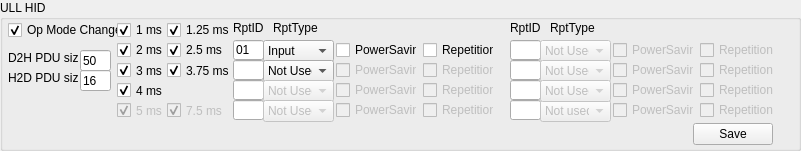
           <widget class="QGroupBox" name="ull_hid_groupBox">
            <property name="geometry">
             <rect>
              <x>300</x>
              <y>170</y>
              <width>801</width>
              <height>151</height>
             </rect>
            </property>
            <property name="title">
             <string>ULL HID</string>
            </property>
            <widget class="QCheckBox" name="ull_op_mode_checkBox">
             <property name="geometry">
              <rect>
               <x>8</x>
               <y>20</y>
               <width>111</width>
               <height>20</height>
              </rect>
             </property>
             <property name="text">
              <string>Op Mode Change</string>
             </property>
             <property name="checked">
              <bool>true</bool>
             </property>
            </widget>
            <widget class="QCheckBox" name="checkBox_1ms">
             <property name="geometry">
              <rect>
               <x>117</x>
               <y>20</y>
               <width>72</width>
               <height>20</height>
              </rect>
             </property>
             <property name="text">
              <string>1 ms</string>
             </property>
             <property name="checked">
              <bool>true</bool>
             </property>
            </widget>
            <widget class="QCheckBox" name="checkBox_2ms">
             <property name="geometry">
              <rect>
               <x>117</x>
               <y>40</y>
               <width>72</width>
               <height>20</height>
              </rect>
             </property>
             <property name="text">
              <string>2 ms</string>
             </property>
             <property name="checked">
              <bool>true</bool>
             </property>
            </widget>
            <widget class="QCheckBox" name="checkBox_3ms">
             <property name="geometry">
              <rect>
               <x>117</x>
               <y>60</y>
               <width>72</width>
               <height>21</height>
              </rect>
             </property>
             <property name="text">
              <string>3 ms</string>
             </property>
             <property name="checked">
              <bool>true</bool>
             </property>
            </widget>
            <widget class="QCheckBox" name="checkBox_4ms">
             <property name="geometry">
              <rect>
               <x>117</x>
               <y>80</y>
               <width>72</width>
               <height>21</height>
              </rect>
             </property>
             <property name="text">
              <string>4 ms</string>
             </property>
             <property name="checked">
              <bool>true</bool>
             </property>
            </widget>
            <widget class="QCheckBox" name="checkBox_2_5ms">
             <property name="geometry">
              <rect>
               <x>167</x>
               <y>40</y>
               <width>72</width>
               <height>20</height>
              </rect>
             </property>
             <property name="text">
              <string>2.5 ms</string>
             </property>
             <property name="checked">
              <bool>true</bool>
             </property>
            </widget>
            <widget class="QCheckBox" name="checkBox_3_75ms">
             <property name="geometry">
              <rect>
               <x>167</x>
               <y>60</y>
               <width>72</width>
               <height>21</height>
              </rect>
             </property>
             <property name="text">
              <string>3.75 ms</string>
             </property>
             <property name="checked">
              <bool>true</bool>
             </property>
            </widget>
            <widget class="QCheckBox" name="checkBox_1_25ms">
             <property name="geometry">
              <rect>
               <x>167</x>
               <y>20</y>
               <width>72</width>
               <height>20</height>
              </rect>
             </property>
             <property name="text">
              <string>1.25 ms</string>
             </property>
             <property name="checked">
              <bool>true</bool>
             </property>
            </widget>
            <widget class="QCheckBox" name="checkBox_5ms">
             <property name="enabled">
              <bool>false</bool>
             </property>
             <property name="geometry">
              <rect>
               <x>117</x>
               <y>100</y>
               <width>72</width>
               <height>21</height>
              </rect>
             </property>
             <property name="text">
              <string>5 ms</string>
             </property>
             <property name="checked">
              <bool>true</bool>
             </property>
            </widget>
            <widget class="QCheckBox" name="checkBox_7_5ms">
             <property name="enabled">
              <bool>false</bool>
             </property>
             <property name="geometry">
              <rect>
               <x>167</x>
               <y>100</y>
               <width>72</width>
               <height>21</height>
              </rect>
             </property>
             <property name="text">
              <string>7.5 ms</string>
             </property>
             <property name="checked">
              <bool>true</bool>
             </property>
            </widget>
            <widget class="QLineEdit" name="lineEdit_d2h_pdu_size">
             <property name="geometry">
              <rect>
               <x>80</x>
               <y>50</y>
               <width>31</width>
               <height>21</height>
              </rect>
             </property>
             <property name="text">
              <string>50</string>
             </property>
            </widget>
            <widget class="QLabel" name="label_d2h_pdu_size">
             <property name="geometry">
              <rect>
               <x>8</x>
               <y>50</y>
               <width>71</width>
               <height>16</height>
              </rect>
             </property>
             <property name="text">
              <string>D2H PDU size</string>
             </property>
            </widget>
            <widget class="QLabel" name="label_h2d_pdu_size">
             <property name="geometry">
              <rect>
               <x>8</x>
               <y>70</y>
               <width>71</width>
               <height>16</height>
              </rect>
             </property>
             <property name="text">
              <string>H2D PDU size</string>
             </property>
            </widget>
            <widget class="QLineEdit" name="lineEdit_h2d_pdu_size">
             <property name="geometry">
              <rect>
               <x>80</x>
               <y>70</y>
               <width>31</width>
               <height>21</height>
              </rect>
             </property>
             <property name="text">
              <string>16</string>
             </property>
            </widget>
            <widget class="QLabel" name="label_uul_rpt_id">
             <property name="geometry">
              <rect>
               <x>233</x>
               <y>20</y>
               <width>41</width>
               <height>16</height>
              </rect>
             </property>
             <property name="text">
              <string>RptID</string>
             </property>
            </widget>
            <widget class="QLineEdit" name="lineEdit_ull_rpt_id0">
             <property name="geometry">
              <rect>
               <x>233</x>
               <y>40</y>
               <width>31</width>
               <height>20</height>
              </rect>
             </property>
             <property name="text">
              <string>01</string>
             </property>
            </widget>
            <widget class="QLabel" name="label_uul_rpt_type">
             <property name="geometry">
              <rect>
               <x>273</x>
               <y>20</y>
               <width>51</width>
               <height>16</height>
              </rect>
             </property>
             <property name="text">
              <string>RptType</string>
             </property>
            </widget>
            <widget class="QComboBox" name="comboBox_ull_rpt_type0">
             <property name="geometry">
              <rect>
               <x>263</x>
               <y>40</y>
               <width>71</width>
               <height>22</height>
              </rect>
             </property>
             <property name="currentIndex">
              <number>0</number>
             </property>
             <item>
              <property name="text">
               <string>Input</string>
              </property>
             </item>
             <item>
              <property name="text">
               <string>Output</string>
              </property>
             </item>
            </widget>
            <widget class="QCheckBox" name="checkBox_power_saving0">
             <property name="geometry">
              <rect>
               <x>336</x>
               <y>40</y>
               <width>81</width>
               <height>20</height>
              </rect>
             </property>
             <property name="text">
              <string>PowerSaving</string>
             </property>
            </widget>
            <widget class="QCheckBox" name="checkBox_repetition0">
             <property name="geometry">
              <rect>
               <x>423</x>
               <y>40</y>
               <width>71</width>
               <height>20</height>
              </rect>
             </property>
             <property name="text">
              <string>Repetition</string>
             </property>
            </widget>
            <widget class="QCheckBox" name="checkBox_power_saving1">
             <property name="enabled">
              <bool>false</bool>
             </property>
             <property name="geometry">
              <rect>
               <x>336</x>
               <y>60</y>
               <width>81</width>
               <height>20</height>
              </rect>
             </property>
             <property name="text">
              <string>PowerSaving</string>
             </property>
            </widget>
            <widget class="QCheckBox" name="checkBox_repetition1">
             <property name="enabled">
              <bool>false</bool>
             </property>
             <property name="geometry">
              <rect>
               <x>423</x>
               <y>60</y>
               <width>71</width>
               <height>20</height>
              </rect>
             </property>
             <property name="text">
              <string>Repetition</string>
             </property>
            </widget>
            <widget class="QLineEdit" name="lineEdit_ull_rpt_id1">
             <property name="geometry">
              <rect>
               <x>233</x>
               <y>60</y>
               <width>31</width>
               <height>20</height>
              </rect>
             </property>
            </widget>
            <widget class="QComboBox" name="comboBox_ull_rpt_type1">
             <property name="geometry">
              <rect>
               <x>263</x>
               <y>60</y>
               <width>71</width>
               <height>22</height>
              </rect>
             </property>
             <item>
              <property name="text">
               <string>Not Used</string>
              </property>
             </item>
             <item>
              <property name="text">
               <string>Input</string>
              </property>
             </item>
             <item>
              <property name="text">
               <string>Output</string>
              </property>
             </item>
            </widget>
            <widget class="QCheckBox" name="checkBox_power_saving2">
             <property name="enabled">
              <bool>false</bool>
             </property>
             <property name="geometry">
              <rect>
               <x>336</x>
               <y>80</y>
               <width>81</width>
               <height>20</height>
              </rect>
             </property>
             <property name="text">
              <string>PowerSaving</string>
             </property>
            </widget>
            <widget class="QCheckBox" name="checkBox_repetition2">
             <property name="enabled">
              <bool>false</bool>
             </property>
             <property name="geometry">
              <rect>
               <x>423</x>
               <y>80</y>
               <width>71</width>
               <height>20</height>
              </rect>
             </property>
             <property name="text">
              <string>Repetition</string>
             </property>
            </widget>
            <widget class="QLineEdit" name="lineEdit_ull_rpt_id2">
             <property name="geometry">
              <rect>
               <x>233</x>
               <y>80</y>
               <width>31</width>
               <height>20</height>
              </rect>
             </property>
            </widget>
            <widget class="QComboBox" name="comboBox_ull_rpt_type2">
             <property name="enabled">
              <bool>false</bool>
             </property>
             <property name="geometry">
              <rect>
               <x>263</x>
               <y>80</y>
               <width>71</width>
               <height>22</height>
              </rect>
             </property>
             <item>
              <property name="text">
               <string>Not Used</string>
              </property>
             </item>
             <item>
              <property name="text">
               <string>Input</string>
              </property>
             </item>
             <item>
              <property name="text">
               <string>Output</string>
              </property>
             </item>
            </widget>
            <widget class="QCheckBox" name="checkBox_power_saving3">
             <property name="enabled">
              <bool>false</bool>
             </property>
             <property name="geometry">
              <rect>
               <x>336</x>
               <y>100</y>
               <width>81</width>
               <height>20</height>
              </rect>
             </property>
             <property name="text">
              <string>PowerSaving</string>
             </property>
            </widget>
            <widget class="QCheckBox" name="checkBox_repetition3">
             <property name="enabled">
              <bool>false</bool>
             </property>
             <property name="geometry">
              <rect>
               <x>423</x>
               <y>100</y>
               <width>71</width>
               <height>20</height>
              </rect>
             </property>
             <property name="text">
              <string>Repetition</string>
             </property>
            </widget>
            <widget class="QLineEdit" name="lineEdit_ull_rpt_id3">
             <property name="geometry">
              <rect>
               <x>233</x>
               <y>100</y>
               <width>31</width>
               <height>20</height>
              </rect>
             </property>
            </widget>
            <widget class="QComboBox" name="comboBox_ull_rpt_type3">
             <property name="enabled">
              <bool>false</bool>
             </property>
             <property name="geometry">
              <rect>
               <x>263</x>
               <y>100</y>
               <width>71</width>
               <height>22</height>
              </rect>
             </property>
             <item>
              <property name="text">
               <string>Not Used</string>
              </property>
             </item>
             <item>
              <property name="text">
               <string>Input</string>
              </property>
             </item>
             <item>
              <property name="text">
               <string>Output</string>
              </property>
             </item>
            </widget>
            <widget class="QCheckBox" name="checkBox_power_saving7">
             <property name="enabled">
              <bool>false</bool>
             </property>
             <property name="geometry">
              <rect>
               <x>613</x>
               <y>100</y>
               <width>81</width>
               <height>20</height>
              </rect>
             </property>
             <property name="text">
              <string>PowerSaving</string>
             </property>
            </widget>
            <widget class="QCheckBox" name="checkBox_repetition7">
             <property name="enabled">
              <bool>false</bool>
             </property>
             <property name="geometry">
              <rect>
               <x>700</x>
               <y>100</y>
               <width>81</width>
               <height>20</height>
              </rect>
             </property>
             <property name="text">
              <string>Repetition</string>
             </property>
            </widget>
            <widget class="QCheckBox" name="checkBox_repetition6">
             <property name="enabled">
              <bool>false</bool>
             </property>
             <property name="geometry">
              <rect>
               <x>700</x>
               <y>80</y>
               <width>81</width>
               <height>20</height>
              </rect>
             </property>
             <property name="text">
              <string>Repetition</string>
             </property>
            </widget>
            <widget class="QLineEdit" name="lineEdit_ull_rpt_id4">
             <property name="geometry">
              <rect>
               <x>510</x>
               <y>40</y>
               <width>31</width>
               <height>20</height>
              </rect>
             </property>
            </widget>
            <widget class="QLineEdit" name="lineEdit_ull_rpt_id7">
             <property name="geometry">
              <rect>
               <x>510</x>
               <y>100</y>
               <width>31</width>
               <height>20</height>
              </rect>
             </property>
            </widget>
            <widget class="QCheckBox" name="checkBox_repetition4">
             <property name="enabled">
              <bool>false</bool>
             </property>
             <property name="geometry">
              <rect>
               <x>700</x>
               <y>40</y>
               <width>81</width>
               <height>20</height>
              </rect>
             </property>
             <property name="text">
              <string>Repetition</string>
             </property>
            </widget>
            <widget class="QLineEdit" name="lineEdit_ull_rpt_id6">
             <property name="geometry">
              <rect>
               <x>510</x>
               <y>80</y>
               <width>31</width>
               <height>20</height>
              </rect>
             </property>
            </widget>
            <widget class="QLineEdit" name="lineEdit_ull_rpt_id5">
             <property name="geometry">
              <rect>
               <x>510</x>
               <y>60</y>
               <width>31</width>
               <height>20</height>
              </rect>
             </property>
            </widget>
            <widget class="QComboBox" name="comboBox_ull_rpt_type4">
             <property name="enabled">
              <bool>false</bool>
             </property>
             <property name="geometry">
              <rect>
               <x>540</x>
               <y>40</y>
               <width>71</width>
               <height>22</height>
              </rect>
             </property>
             <item>
              <property name="text">
               <string>Not Used</string>
              </property>
             </item>
             <item>
              <property name="text">
               <string>Input</string>
              </property>
             </item>
             <item>
              <property name="text">
               <string>Output</string>
              </property>
             </item>
            </widget>
            <widget class="QCheckBox" name="checkBox_power_saving4">
             <property name="enabled">
              <bool>false</bool>
             </property>
             <property name="geometry">
              <rect>
               <x>613</x>
               <y>40</y>
               <width>81</width>
               <height>20</height>
              </rect>
             </property>
             <property name="text">
              <string>PowerSaving</string>
             </property>
            </widget>
            <widget class="QCheckBox" name="checkBox_repetition5">
             <property name="enabled">
              <bool>false</bool>
             </property>
             <property name="geometry">
              <rect>
               <x>700</x>
               <y>60</y>
               <width>81</width>
               <height>20</height>
              </rect>
             </property>
             <property name="text">
              <string>Repetition</string>
             </property>
            </widget>
            <widget class="QLabel" name="label_uul_rpt_id_2">
             <property name="geometry">
              <rect>
               <x>510</x>
               <y>20</y>
               <width>41</width>
               <height>16</height>
              </rect>
             </property>
             <property name="text">
              <string>RptID</string>
             </property>
            </widget>
            <widget class="QComboBox" name="comboBox_ull_rpt_type7">
             <property name="enabled">
              <bool>false</bool>
             </property>
             <property name="geometry">
              <rect>
               <x>540</x>
               <y>100</y>
               <width>71</width>
               <height>22</height>
              </rect>
             </property>
             <item>
              <property name="text">
               <string>Not used</string>
              </property>
             </item>
             <item>
              <property name="text">
               <string>Input</string>
              </property>
             </item>
             <item>
              <property name="text">
               <string>Output</string>
              </property>
             </item>
            </widget>
            <widget class="QComboBox" name="comboBox_ull_rpt_type5">
             <property name="enabled">
              <bool>false</bool>
             </property>
             <property name="geometry">
              <rect>
               <x>540</x>
               <y>60</y>
               <width>71</width>
               <height>22</height>
              </rect>
             </property>
             <item>
              <property name="text">
               <string>Not Used</string>
              </property>
             </item>
             <item>
              <property name="text">
               <string>Input</string>
              </property>
             </item>
             <item>
              <property name="text">
               <string>Output</string>
              </property>
             </item>
            </widget>
            <widget class="QComboBox" name="comboBox_ull_rpt_type6">
             <property name="enabled">
              <bool>false</bool>
             </property>
             <property name="geometry">
              <rect>
               <x>540</x>
               <y>80</y>
               <width>71</width>
               <height>22</height>
              </rect>
             </property>
             <item>
              <property name="text">
               <string>Not Used</string>
              </property>
             </item>
             <item>
              <property name="text">
               <string>Input</string>
              </property>
             </item>
             <item>
              <property name="text">
               <string>Output</string>
              </property>
             </item>
            </widget>
            <widget class="QLabel" name="label_uul_rpt_type_2">
             <property name="geometry">
              <rect>
               <x>550</x>
               <y>20</y>
               <width>51</width>
               <height>16</height>
              </rect>
             </property>
             <property name="text">
              <string>RptType</string>
             </property>
            </widget>
            <widget class="QCheckBox" name="checkBox_power_saving5">
             <property name="enabled">
              <bool>false</bool>
             </property>
             <property name="geometry">
              <rect>
               <x>613</x>
               <y>60</y>
               <width>81</width>
               <height>20</height>
              </rect>
             </property>
             <property name="text">
              <string>PowerSaving</string>
             </property>
            </widget>
            <widget class="QCheckBox" name="checkBox_power_saving6">
             <property name="enabled">
              <bool>false</bool>
             </property>
             <property name="geometry">
              <rect>
               <x>613</x>
               <y>80</y>
               <width>81</width>
               <height>20</height>
              </rect>
             </property>
             <property name="text">
              <string>PowerSaving</string>
             </property>
            </widget>
            <widget class="QPushButton" name="btn_ull_save">
             <property name="geometry">
              <rect>
               <x>693</x>
               <y>123</y>
               <width>80</width>
               <height>22</height>
              </rect>
             </property>
             <property name="toolTip">
              <string>Send 16-bit audio raw data</string>
             </property>
             <property name="text">
              <string>Save</string>
             </property>
            </widget>
           </widget>
